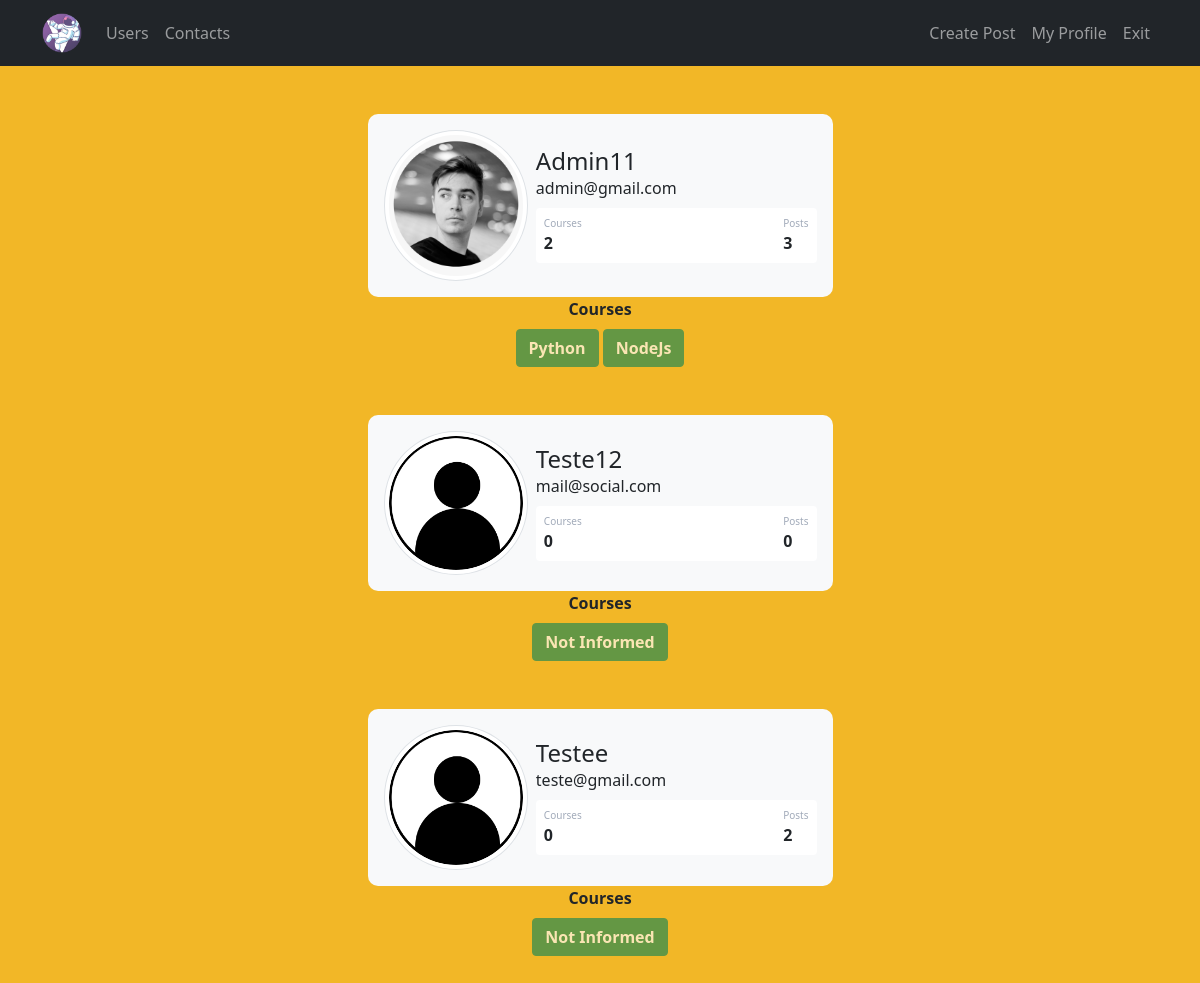
Screenshot of /user (signed in) with the database file from the repository.
### site_web/models.py (models this page shows)
class User(database.Model, UserMixin):
    id = database.Column(database.Integer, primary_key=True)
    username = database.Column(database.String, nullable=False)
    email = database.Column(database.String, nullable=False, unique=True)
    password = database.Column(database.String, nullable=False)
    profile_picture = database.Column(database.String, default='default.jpg')
    courses = database.Column(database.String, nullable=False, default='Not Informed')
    posts = database.relationship('Post', backref='author', lazy=True)
    def count_post(self):
        return len(self.posts)

### site_web/routes.py (the view)
@app.route("/user")
@login_required
def user():
    list_user = User.query.all()
    return render_template("user.html", list_user=list_user)

### site_web/models.py (called while the page is built)
@login_manager.user_loader
def load_user(id_user):
    return User.query.get(int(id_user))

### site_web/templates/user.html (shortened to what this page needs)
{% extends 'base.html' %}
{% block body %}
    {% for user in list_user %}
        <div class="container mt-5 d-flex justify-content-center">
        <div class="card p-3 col-5 border-0 bg-light">
            <div class="d-flex align-items-center">
            <img
                src="{{ url_for('static', filename='media/{}'.format(user.profile_picture)) }}"
                class="rounded-circle img-thumbnail col-md-4 me-2"/>
            <div class="col">
                <h4 class="mb-0 mt-0 text-capitalize">{{ user.username }}</h4>
                <span>{{ user.email }}</span>
                <div class="p-2 mt-2 bg-white d-flex justify-content-between rounded">
                <div class="d-flex flex-column">
                    <span class="articles">Courses</span>
                    {% if 'Not Informed' in  user.courses or  user.courses == '' %}
                        <span class="fw-bold">0</span>
                    {% else %}
                        <span class="fw-bold">
                        {{ user.courses.count(';') + 1 }}
                        </span>
                    {% endif %}
                </div>
                <div class="d-flex flex-column">
                    <span class="rating">Posts</span>
                    <span class="fw-bold">{{ user.count_post() }}</span>
                </div>
                </div>
            </div>
            </div>
        </div>
        </div>
        <div class="container">
        <div class="row justify-content-center">
            <div class="col col-4 text-center">
            <strong>Courses</strong><br />
            {% if user.courses %}
                {% for course in user.courses.split(';') %}
                    <button type="button" class="btn btn-success mt-2 fw-bolder" disabled>
                        {{ course }}
                    </button>
                {% endfor %}
            {% else %}
                <button type="button" class="btn btn-success mt-2 fw-bolder" disabled>
                    No Courses Registered :(
                </button>
            {% endif %}
            </div>
        </div>
        </div>
    {% endfor %}
{% endblock body %}

### site_web/static/main.css (style rules this page uses)
#color01 { background-color: #f2b727; }
.card { border-radius: 10px; }
.articles { font-size: 10px; color: #a1aab9 }
.rating { font-size: 10px; color: #a1aab9 }

### rows the page displays
User: profile_picture (picture), username "Admin11", email "admin@gmail.com", courses "2", count_post "3", course "Python" "NodeJs"
User: profile_picture (placeholder picture), username "Teste12", email "mail@social.com", shows "0", count_post "0", courses "Not Informed"
User: profile_picture (placeholder picture), username "Testee", email "teste@gmail.com", shows "0", count_post "2", courses "Not Informed"
